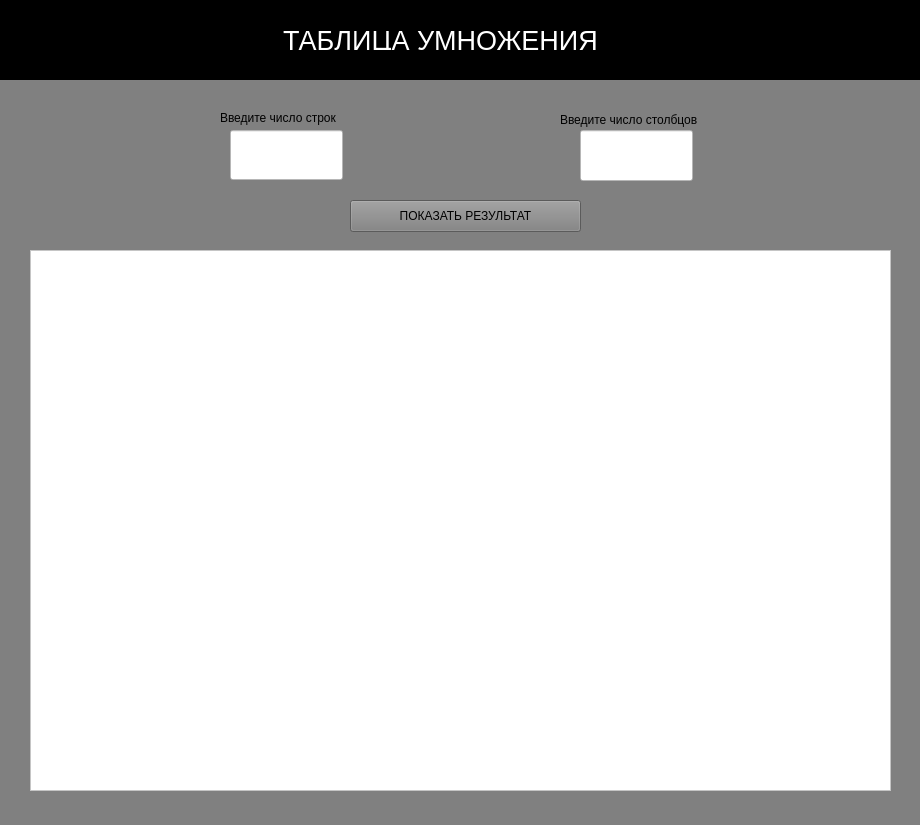
<?xml version="1.0" encoding="UTF-8"?>
<ui version="4.0">
 <class>MainWindow</class>
 <widget class="QMainWindow" name="MainWindow">
  <property name="geometry">
   <rect>
    <x>0</x>
    <y>0</y>
    <width>920</width>
    <height>825</height>
   </rect>
  </property>
  <property name="windowTitle">
   <string>MainWindow</string>
  </property>
  <property name="styleSheet">
   <string notr="true">background-color: grey</string>
  </property>
  <widget class="QWidget" name="centralwidget">
   <widget class="QFrame" name="frame">
    <property name="geometry">
     <rect>
      <x>0</x>
      <y>0</y>
      <width>921</width>
      <height>80</height>
     </rect>
    </property>
    <property name="styleSheet">
     <string notr="true">background-color: black</string>
    </property>
    <property name="frameShape">
     <enum>QFrame::StyledPanel</enum>
    </property>
    <property name="frameShadow">
     <enum>QFrame::Raised</enum>
    </property>
    <widget class="QLabel" name="label">
     <property name="geometry">
      <rect>
       <x>260</x>
       <y>30</y>
       <width>361</width>
       <height>20</height>
      </rect>
     </property>
     <property name="font">
      <font>
       <pointsize>20</pointsize>
      </font>
     </property>
     <property name="styleSheet">
      <string notr="true">color: white</string>
     </property>
     <property name="text">
      <string>ТАБЛИЦА УМНОЖЕНИЯ</string>
     </property>
     <property name="alignment">
      <set>Qt::AlignCenter</set>
     </property>
    </widget>
   </widget>
   <widget class="QLineEdit" name="rows">
    <property name="geometry">
     <rect>
      <x>230</x>
      <y>130</y>
      <width>113</width>
      <height>50</height>
     </rect>
    </property>
    <property name="styleSheet">
     <string notr="true">background-color: white</string>
    </property>
    <property name="alignment">
     <set>Qt::AlignCenter</set>
    </property>
   </widget>
   <widget class="QLineEdit" name="clmn">
    <property name="geometry">
     <rect>
      <x>580</x>
      <y>130</y>
      <width>113</width>
      <height>51</height>
     </rect>
    </property>
    <property name="styleSheet">
     <string notr="true">background-color: white</string>
    </property>
    <property name="alignment">
     <set>Qt::AlignCenter</set>
    </property>
   </widget>
   <widget class="QLabel" name="label_2">
    <property name="geometry">
     <rect>
      <x>220</x>
      <y>110</y>
      <width>141</width>
      <height>16</height>
     </rect>
    </property>
    <property name="text">
     <string>Введите число строк</string>
    </property>
   </widget>
   <widget class="QLabel" name="label_3">
    <property name="geometry">
     <rect>
      <x>560</x>
      <y>110</y>
      <width>161</width>
      <height>20</height>
     </rect>
    </property>
    <property name="text">
     <string>Введите число столбцов</string>
    </property>
   </widget>
   <widget class="QPushButton" name="resButton">
    <property name="geometry">
     <rect>
      <x>350</x>
      <y>200</y>
      <width>231</width>
      <height>32</height>
     </rect>
    </property>
    <property name="text">
     <string>ПОКАЗАТЬ РЕЗУЛЬТАТ</string>
    </property>
   </widget>
   <widget class="QPlainTextEdit" name="table_res">
    <property name="geometry">
     <rect>
      <x>30</x>
      <y>250</y>
      <width>861</width>
      <height>541</height>
     </rect>
    </property>
    <property name="styleSheet">
     <string notr="true">background-color: white</string>
    </property>
   </widget>
  </widget>
 </widget>
 <resources/>
 <connections/>
</ui>
